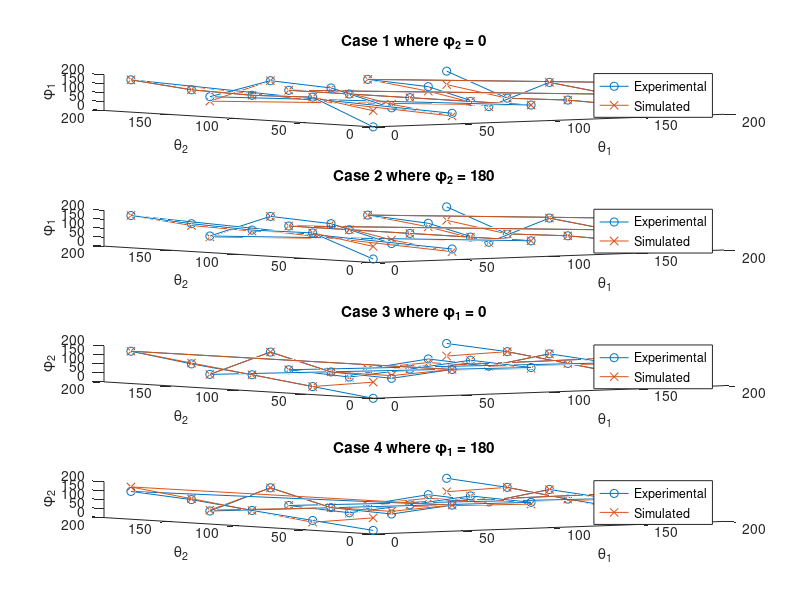

MATLAB code for this plot:
% Plots phi values in relation to input theta angles

theta1 = [0 0 0 0 0 45 45 45 45 45 90 90 90 90 90 135 135 135 135 135 180 180 180 180 180];
theta2 = [0 45 90 135 180 0 45 90 135 180 0 45 90 135 180 0 45 90 135 180 0 45 90 135 180];
phi1c1 = [0 145 135 145 180 60 70 160 180 70 90 90 90 90 90 135 180 25 115 135 180 35 45 35 165];
phi1c1sim = [90 145 135 145 180 45 90 158 180 45 90 90 90 90 90 135 180 23 90 135 180 35 45 35 90];
subplot(4,1,1)
plot3(theta1,theta2,phi1c1, '-o');
hold on
plot3(theta1,theta2,phi1c1sim, '-x');
legend('Experimental','Simulated');
xlabel('\theta_1')
ylabel('\theta_2')
zlabel('\phi_1')
title('Case 1 where \phi_2 = 0')
%view
hold on

subplot(4,1,2)
phi1c2 = [20 145 140 155 180 60 70 160 180 50 90 90 90 90 90 135 180 25 110 135 180 35 45 35 165];
phi1c2sim = [90 145 135 145 180 45 90 158 180 45 90 90 90 90 90 135 180 23 90 135 180 35 45 35 90];
plot3(theta1,theta2,phi1c2, '-o');
hold on
plot3(theta1,theta2,phi1c2sim, '-x');
legend('Experimental','Simulated');
xlabel('\theta_1')
ylabel('\theta_2')
zlabel('\phi_1')
title('Case 2 where \phi_2 = 180')

hold on

subplot(4,1,3)
phi1c3 = [0 45 90 130 180 145 75 90 180 35 140 160 90 25 45 150 180 90 110 35 180 45 90 135 160];
phi1c3sim = [90 45 90 135 180 145 90 90 180 35 135 158 90 23 45 145 180 90 90 35 180 45 90 135 90];
plot3(theta1,theta2,phi1c3, '-o');
hold on
plot3(theta1,theta2,phi1c3sim, '-x');
legend('Experimental','Simulated');
xlabel('\theta_1')
ylabel('\theta_2')
zlabel('\phi_2')
title('Case 3 where \phi_1 = 0')

hold on

subplot(4,1,4)
phi1c4 = [20 55 90 130 155 145 75 90 180 30 145 160 90 25 45 150 180 90 110 35 180 55 90 135 165];
phi1c4sim = [90 45 90 135 180 145 90 90 180 35 135 158 90 23 45 145 180 90 90 35 180 45 90 135 90];
plot3(theta1,theta2,phi1c4, '-o');
hold on
plot3(theta1,theta2,phi1c4sim, '-x');
legend('Experimental','Simulated');
xlabel('\theta_1')
ylabel('\theta_2')
zlabel('\phi_2')
title('Case 4 where \phi_1 = 180')
